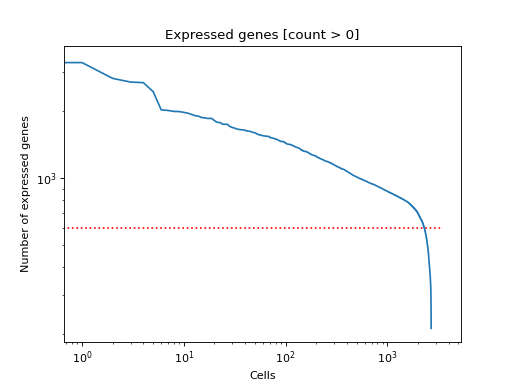

Write Python code to recreate this figure.
import besca as bc
import matplotlib.pyplot as plt
adata = bc.datasets.pbmc3k_raw()
min_genes = 600
fig, ax1 = plt.subplots(1)
bc.pl.kp_genes(adata, min_genes = min_genes, ax = ax1)
